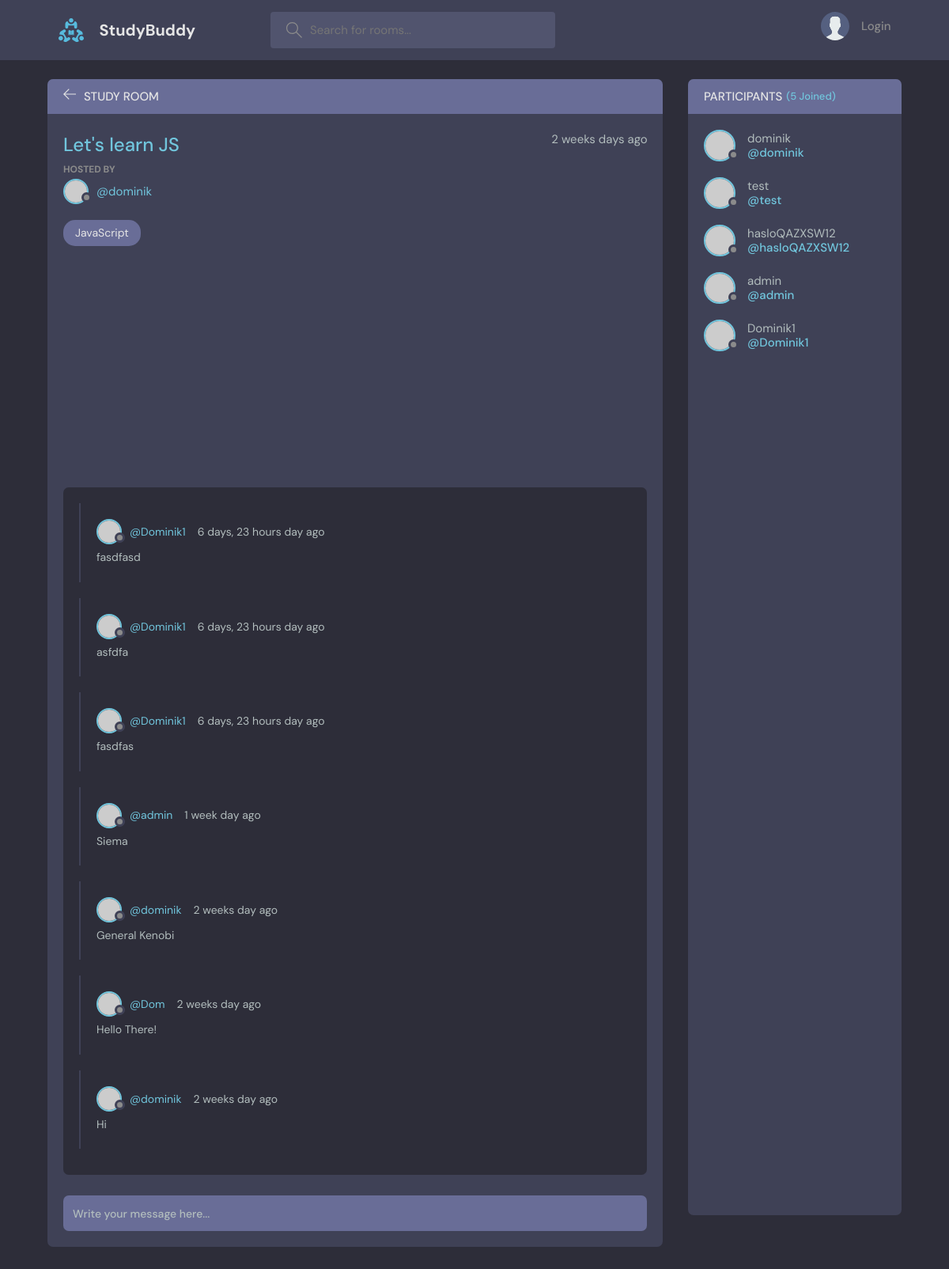
The page /room/1/ on the database its author committed.
### base/models.py (models this page shows, shortened)
class Room(models.Model):
    host = models.ForeignKey(User, on_delete=models.SET_NULL, null=True)
    topic = models.ForeignKey(Topic, on_delete=models.SET_NULL, null=True)
    name = models.CharField(max_length=200)
    description = models.TextField(null=True, blank=True) # nie moze być puste
    participants = models.ManyToManyField(
        User,
        related_name='participants',
        blank=True
        ) #many to many fields in database pozwala łączyć wiele pól z innymi polami w bazie danych
    updated = models.DateTimeField(auto_now=True) # zapisuje godzine w kotrej zostało zaktualizowane
    created = models.DateTimeField(auto_now_add=True) # zapisuje tylko timestamp kiedy bylo utworzone
    class Meta:
        ordering = ['-updated', '-created'] #ustawia nam kolejnosc postow wzgledem update i created

class Topic(models.Model):
    name = models.CharField(max_length=200)
    def __str__(self):
        return self.name

class Message(models.Model):
    user = models.ForeignKey(User, on_delete=models.CASCADE)
    room = models.ForeignKey(Room, on_delete=models.CASCADE) #łączenie w bazie danych pomeidzy modelami/ jeżeli 'rodzic' zostanie usuniety wszystko inne w pokoju zostanie usuniete
    body = models.TextField()
    updated = models.DateTimeField(auto_now=True)
    created = models.DateTimeField(auto_now_add=True)
    class Meta:
        ordering = ['-updated', '-created']

### base/views.py (the view, shortened to what this page needs)
# urls.py: path('room/<str:pk>/', views.room, name='room'),
def room(request, pk):
    room = Room.objects.get(id=pk)
    room_messages = room.message_set.all().order_by('-created') #możemy dostać się do elementu dziecka uzywajac małej litery / szukamy po ostatnio dodanych
    participants = room.participants.all() #zbieramyw szystkich participants
    context = {'room': room, 'room_messages' : room_messages, 'participants': participants}
    return render(request, 'base/room.html', context)

### base/templates/base/room.html (shortened to what this page needs)
{% extends 'base.html' %}
{% block content %}
    <main class="profile-page layout layout--2">
      <div class="container">
        <div class="room">
          <div class="room__top">
            <div class="room__topLeft">
              <a href="{% url 'home' %}">
                <svg version="1.1" xmlns="http://www.w3.org/2000/svg" width="32" height="32" viewBox="0 0 32 32">
                  <title>arrow-left</title>
                  <path
                    d="M13.723 2.286l-13.723 13.714 13.719 13.714 1.616-1.611-10.96-10.96h27.625v-2.286h-27.625l10.965-10.965-1.616-1.607z"
                  ></path>
                </svg>
              </a>
              <h3>Study Room</h3>
            </div>
          </div>
          <div class="room__box scroll">
            <div class="room__header scroll">
              <div class="room__info">
                <h3>{{room.name}}</h3>
                <span>{{room.created| timesince}} days ago</span>
              </div>
              <div class="room__hosted">
                <p>Hosted By</p>
                <a href="{% url 'user-profile' room.host.id %}" class="room__author">
                  <div class="avatar avatar--small">
                    <img src="https://randomuser.me/api/portraits/men/37.jpg" />
                  </div>
                  <span>@{{room.host.username}}</span>
                </a>
              </div>
              <span class="room__topics">{{room.topic}}</span>
            </div>
            <div class="room__conversation">
              <div class="threads scroll">
              {% for message in room_messages %}
                <div class="thread">
                  <div class="thread__top">
                    <div class="thread__author">
                      <a href="{% url 'user-profile' message.user.id %}" class="thread__authorInfo">
                        <div class="avatar avatar--small">
                          <img src="https://randomuser.me/api/portraits/men/37.jpg" />
                        </div>
                        <span>@{{message.user.username}}</span>
                      </a>
                      <span class="thread__date">{{message.created | timesince}} day ago</span>
                    </div>
                  </div>
                    <div class="thread__details">
                      {{message.body}}
                    </div>
                  </div>
                {% endfor %}
              </div>
            </div>
          </div>
          <div class="room__message">
            <form action="" method="POST">
              <input name="body" placeholder="Write your message here..." />
            </form>
          </div>
        </div>
        <div class="participants">
          <h3 class="participants__top">Participants <span>({{participants.count}} Joined)</span></h3>
          <div class="participants__list scroll">
            {% for user in participants %}
            <a href="{% url 'user-profile' user.id %}" class="participant">
              <div class="avatar avatar--medium">
                <img src="https://randomuser.me/api/portraits/men/37.jpg" />
              </div>
              <p>
                {{user.username}}
                <span>@{{user.username}}</span>
              </p>
            </a>
        {% endfor %}
          </div>
        </div>
      </div>
    </main>
{% endblock %}

### rows shown on the page
Room: name "Let's learn JS", created "2 weeks", host.username "dominik", topic "JavaScript"
Message: user.username "Dominik1", created "6 days, 23 hours", body "fasdfasd"
Message: user.username "Dominik1", created "6 days, 23 hours", body "asfdfa"
Message: user.username "Dominik1", created "6 days, 23 hours", body "fasdfas"
Message: user.username "admin", created "1 week", body "Siema"
Message: user.username "dominik", created "2 weeks", body "General Kenobi"
Message: user.username "Dom", created "2 weeks", body "Hello There!"
Message: user.username "dominik", created "2 weeks", body "Hi"

### other values the page prints
{{ participants.count }} "5"
{{ user.username }} "dominik"
{{ user.username }} "test"
{{ user.username }} "hasloQAZXSW12"
{{ user.username }} "admin"
{{ user.username }} "Dominik1"
